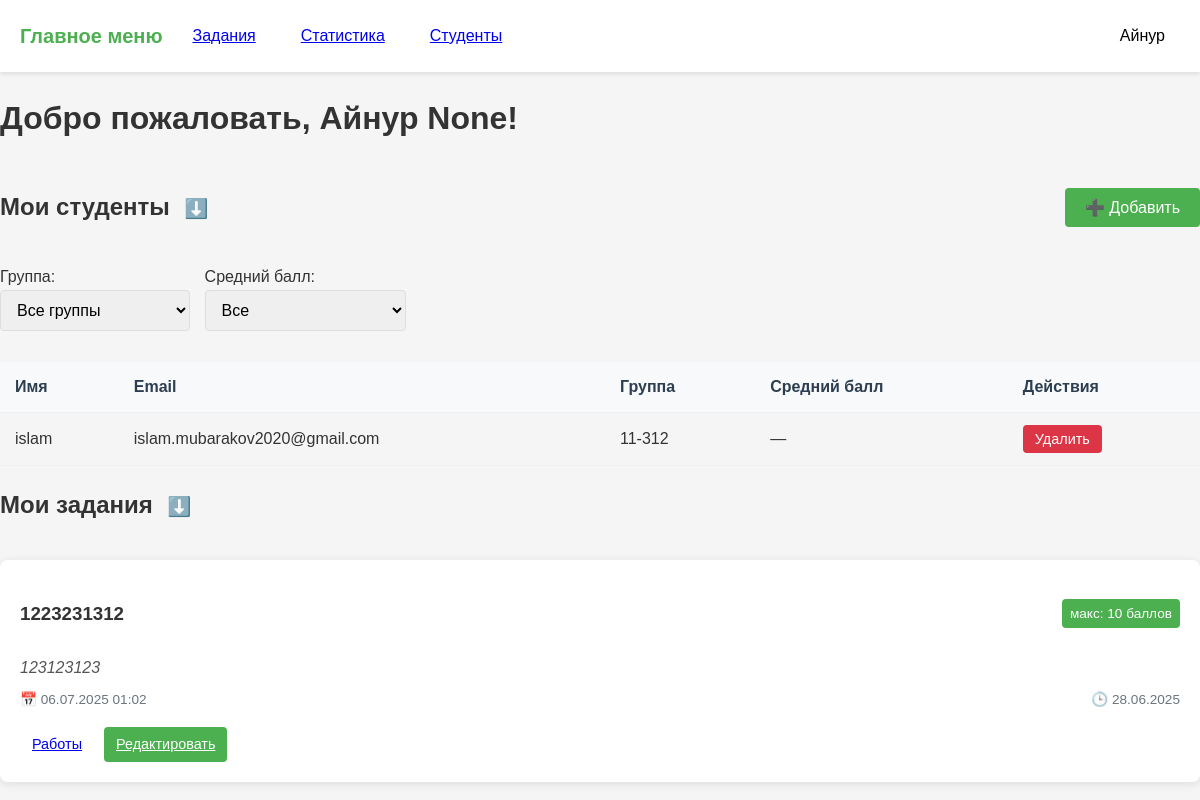
The page /dashboard (signed in) on the database its author committed.
### models.py (models this page shows)
class User(UserMixin, db.Model):
    id = db.Column(db.Integer, primary_key=True)
    name = db.Column(db.String(150))
    email = db.Column(db.String(150), unique=True)
    password = db.Column(db.String(150))
    role = db.Column(db.String(50))  # 'student' or 'teacher'
    group = db.Column(db.String(50))
    first_name = db.Column(db.String(150))
    last_name = db.Column(db.String(150))
    age = db.Column(db.Integer)
    gender = db.Column(db.String(10))  # 'male', 'female', 'other'
    students = db.relationship(
        'User',
        secondary=teacher_student,
        primaryjoin=(id == teacher_student.c.teacher_id),
        secondaryjoin=(id == teacher_student.c.student_id),
        backref=db.backref('teachers', lazy='dynamic'),
        lazy='dynamic'
    )

class Assignment(db.Model):
    id = db.Column(db.Integer, primary_key=True)
    title = db.Column(db.String(100), nullable=False)
    description = db.Column(db.Text, nullable=False)
    deadline = db.Column(db.DateTime)
    max_score = db.Column(db.Integer, default=10)
    teacher_id = db.Column(db.Integer, db.ForeignKey('user.id'))
    created_at = db.Column(db.DateTime, default=datetime.utcnow)
    submissions = db.relationship('Submission', backref='assignment', lazy=True)
    questions = db.relationship('Question', backref='assignment', cascade='all, delete-orphan', lazy=True)

### main.py (the view)
@main.route('/dashboard')
@login_required
def dashboard():
    if current_user.role == 'teacher':
        students = current_user.students.order_by(User.name.asc()).all()
        assignments = Assignment.query.filter_by(teacher_id=current_user.id).all()
        avg_scores = {}
        for student in students:
            submissions = Submission.query.filter_by(student_id=student.id).all()
            scores = [s.score for s in submissions if s.score is not None]
            avg_scores[student.id] = round(sum(scores) / len(scores), 2) if scores else None
        return render_template(
            'teacher_dashboard.html',
            students=students,
            assignments=assignments,
            current_user=current_user,
            avg_scores=avg_scores
        )
    else:
        return redirect(url_for('main.student_dashboard'))

### app.py (called while the page is built)
def create_app():
    app = Flask(__name__)
    app.config['SECRET_KEY'] = 'your_secret_key'
    app.config['SQLALCHEMY_DATABASE_URI'] = 'sqlite:///data.db'
    app.config['SQLALCHEMY_TRACK_MODIFICATIONS'] = False
    app.config['TEMPLATES_AUTO_RELOAD'] = True
    db.init_app(app)
    login_manager.init_app(app)
    login_manager.login_view = 'auth.login'
    from models import User
    @login_manager.user_loader
    def load_user(user_id):
        return User.query.get(int(user_id))
    from auth import auth as auth_blueprint
    app.register_blueprint(auth_blueprint)
    from main import main as main_blueprint
    app.register_blueprint(main_blueprint)
    return app

### templates/teacher_dashboard.html (shortened to what this page needs)
<!DOCTYPE html>
<html lang="ru">
<head>
    <link rel="stylesheet" href="../static/style.css">
</head>
<body>
    <header class="header">
        <nav class="navbar">
            <div class="nav-left">
                <a href="{{ url_for('main.dashboard') }}" class="logo">Главное меню</a>
                <a href="{{ url_for('main.assignments_list') }}" class="nav-btn tasks-btn">Задания</a>
                <a href="{{ url_for('main.statistics') }}" class="nav-btn stats-btn">Статистика</a>
                <a href="{{ url_for('main.students') }}" class="nav-btn">Студенты</a>
            </div>
            <div class="nav-right">
                <div class="profile-dropdown">
                    <button class="nav-btn profile-btn">{{ current_user.name }}</button>
                </div>
            </div>
        </nav>
    </header>
    <main>
        <h1>Добро пожаловать, {{ current_user.name }} {{ current_user.last_name }}!</h1>
        <div class="teacher-content">
            <div class="students-section mt-3">
                <div style="display: flex; justify-content: space-between; align-items: center; cursor: pointer;" onclick="toggleStudentsBlock()">
                    <div>
                        <h2 style="display: inline-block;">Мои студенты</h2>
                        <span id="studentsArrow" style="font-size: 1.2rem; margin-left: 10px;">⬇️</span>
                    </div>
                    <button class="btn btn-primary" onclick="event.stopPropagation(); toggleAddForm();">➕ Добавить</button>
                </div>
                <div id="studentsBlock" style="display: block;">
                    <form method="get" class="filter-section" style="display: flex; gap: 15px; align-items: flex-end; margin: 18px 0 15px 0;">
                        <div>
                            <label for="group">Группа:</label>
                            <select name="group" id="group" class="form-input" onchange="this.form.submit()">
                                <option value="">Все группы</option>
                            </select>
                        </div>
                        <div>
                            <label for="score">Средний балл:</label>
                            <select name="score" id="score" class="form-input" onchange="this.form.submit()">
                                <option value="">Все</option>
                            </select>
                        </div>
                    </form>
                    <div class="students-table-container mt-2">
                        <table class="students-table" id="studentsTable">
                            <thead>
                                <tr>
                                    <th>Имя</th>
                                    <th>Email</th>
                                    <th>Группа</th>
                                    <th>Средний балл</th>
                                    <th>Действия</th>
                                </tr>
                            </thead>
                            <tbody>
                                {% for student in students %}
                                <tr>
                                    <td>{{ student.name }}</td>
                                    <td>{{ student.email }}</td>
                                    <td>{{ student.group if student.group else '—' }}</td>
                                    <td>
                                        {% if avg_scores[student.id] is not none %}
                                            {{ avg_scores[student.id] }}
                                        {% else %}
                                            —
                                        {% endif %}
                                    </td>
                                    <td>
                                        <form method="POST" action="{{ url_for('main.delete_student', student_id=student.id) }}" onsubmit="return confirm('Удалить этого студента?');">
                                            <button type="submit" class="btn btn-danger btn-small">Удалить</button>
                                        </form>
                                    </td>
                                </tr>
                                {% endfor %}
                            </tbody>
                        </table>
                    </div>
                </div>
            </div>
            <div class="assignments-section">
                <div class="section-header" onclick="toggleDashboardAssignments()" style="cursor: pointer;">
                    <h2 style="display: inline-block;">Мои задания</h2>
                    <span id="arrow" style="font-size: 1.2rem; margin-left: 10px;">⬇️</span>
                </div>
                <div id="dashboardAssignments" class="assignments-list mt-2" style="display: block;">
                    {% for assignment in assignments %}
                    <div class="assignment-card">
                        <div class="card-header">
                            <h3>{{ assignment.title }}</h3>
                            <span class="score-label">макс: {{ assignment.max_score }} баллов</span>
                        </div>
                        <p class="assignment-description">{{ assignment.description }}</p>
                        <div class="assignment-meta">
                            <span class="deadline">📅 {{ assignment.deadline.strftime('%d.%m.%Y %H:%M') if assignment.deadline else 'Без срока' }}</span>
                            <span class="created-at">🕒 {{ assignment.created_at.strftime('%d.%m.%Y') }}</span>
                        </div>
                        <div class="assignment-actions">
                            <a href="{{ url_for('main.view_submissions', assignment_id=assignment.id) }}" class="btn btn-small">Работы</a>
                            <a href="{{ url_for('main.edit_assignment', assignment_id=assignment.id) }}" class="btn btn-small btn-primary">Редактировать</a>
                        </div>
                    </div>
                    {% endfor %}
                </div>
            </div>
        </div>
    </main>
</body>
</html>

### static/style.css (style rules this page uses)
:root { --primary-color: #4CAF50; --primary-hover: #45a049; --danger-color: #dc3545; --danger-hover: #c82333; --text-color: #333; --light-gray: #f8f9fa; --medium-gray: #e9ecef; --dark-gray: #6c757d; --shadow: 0 2px 10px rgba(0, 0, 0, 0.1); }
body { margin: 0; font-family: 'Arial', sans-serif; background-color: #f5f5f5; color: var(--text-color); line-height: 1.6; }
.navbar { display: flex; justify-content: space-between; align-items: center; padding: 15px 20px; background-color: white; box-shadow: 0 2px 4px rgba(0, 0, 0, 0.1); }
.nav-left, .nav-right { display: flex; align-items: center; gap: 15px; }
.logo { font-size: 1.25rem; font-weight: bold; color: var(--primary-color); text-decoration: none; transition: color 0.3s; }
.nav-btn { padding: 8px 15px; background: none; border: none; cursor: pointer; font-size: 1rem; border-radius: 4px; transition: all 0.3s; }
.profile-dropdown { position: relative; }
.assignment-card { background: white; border-radius: 8px; padding: 20px; margin-bottom: 20px; box-shadow: var(--shadow); transition: transform 0.3s, box-shadow 0.3s; }
.form-input { width: 100%; padding: 10px 12px; border: 1px solid #ddd; border-radius: 4px; font-size: 1rem; transition: border 0.3s; }
.btn { display: inline-block; padding: 10px 20px; border: none; border-radius: 4px; font-size: 1rem; cursor: pointer; text-align: center; transition: background 0.3s; }
.btn-primary { background-color: var(--primary-color); color: white; }
.btn-danger { background-color: var(--danger-color); color: white; }
.btn-small { padding: 6px 12px; font-size: 0.9rem; }
.students-table-container { overflow-x: auto; }
.students-table { width: 100%; border-collapse: collapse; margin-top: 15px; }
.students-table th, .students-table td { padding: 12px 15px; text-align: left; border-bottom: 1px solid #ecf0f1; }
.students-table th { background-color: #f8f9fa; font-weight: 600; color: #2c3e50; }
.mt-2 { margin-top: 1rem; }
.mt-3 { margin-top: 1.5rem; }
.card-header { display: flex; justify-content: space-between; align-items: center; margin-bottom: 0.5rem; }
.score-label { background-color: var(--primary-color); color: white; padding: 4px 8px; border-radius: 4px; font-size: 0.85rem; }
.assignment-description { margin: 0.5rem 0; font-style: italic; color: #555; }
.assignment-meta { font-size: 0.85rem; color: var(--dark-gray); margin-bottom: 1rem; display: flex; justify-content: space-between; }
.assignment-actions { display: flex; gap: 10px; }

### rows shown on the page
User: name "Айнур", last_name "None"
User: name "islam", email "islam.mubarakov2020@gmail.com", group "11-312"
Assignment: title "1223231312", max_score "10", description "123123123", deadline "06.07.2025 01:02", created_at "28.06.2025"
